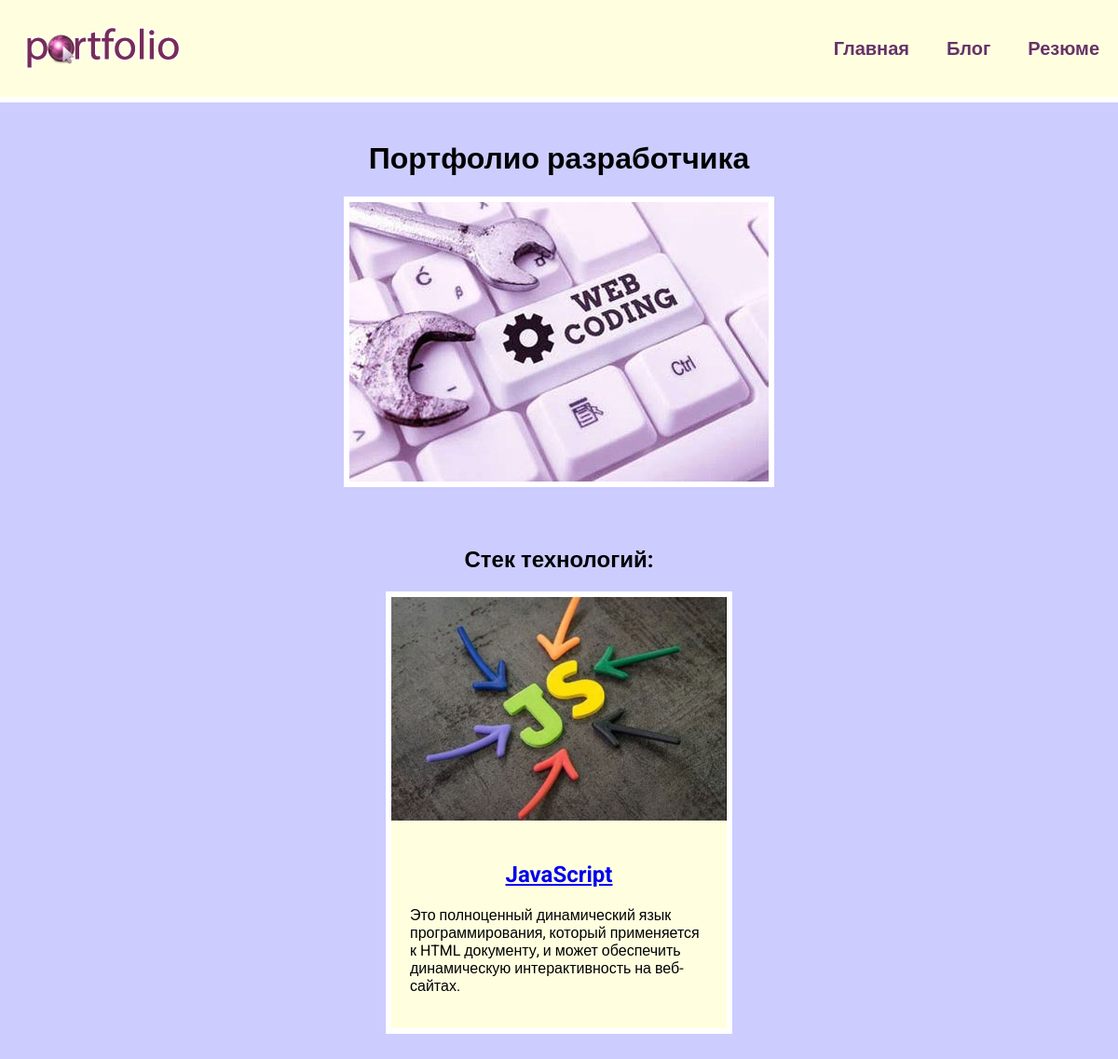
The app's page /, older data.
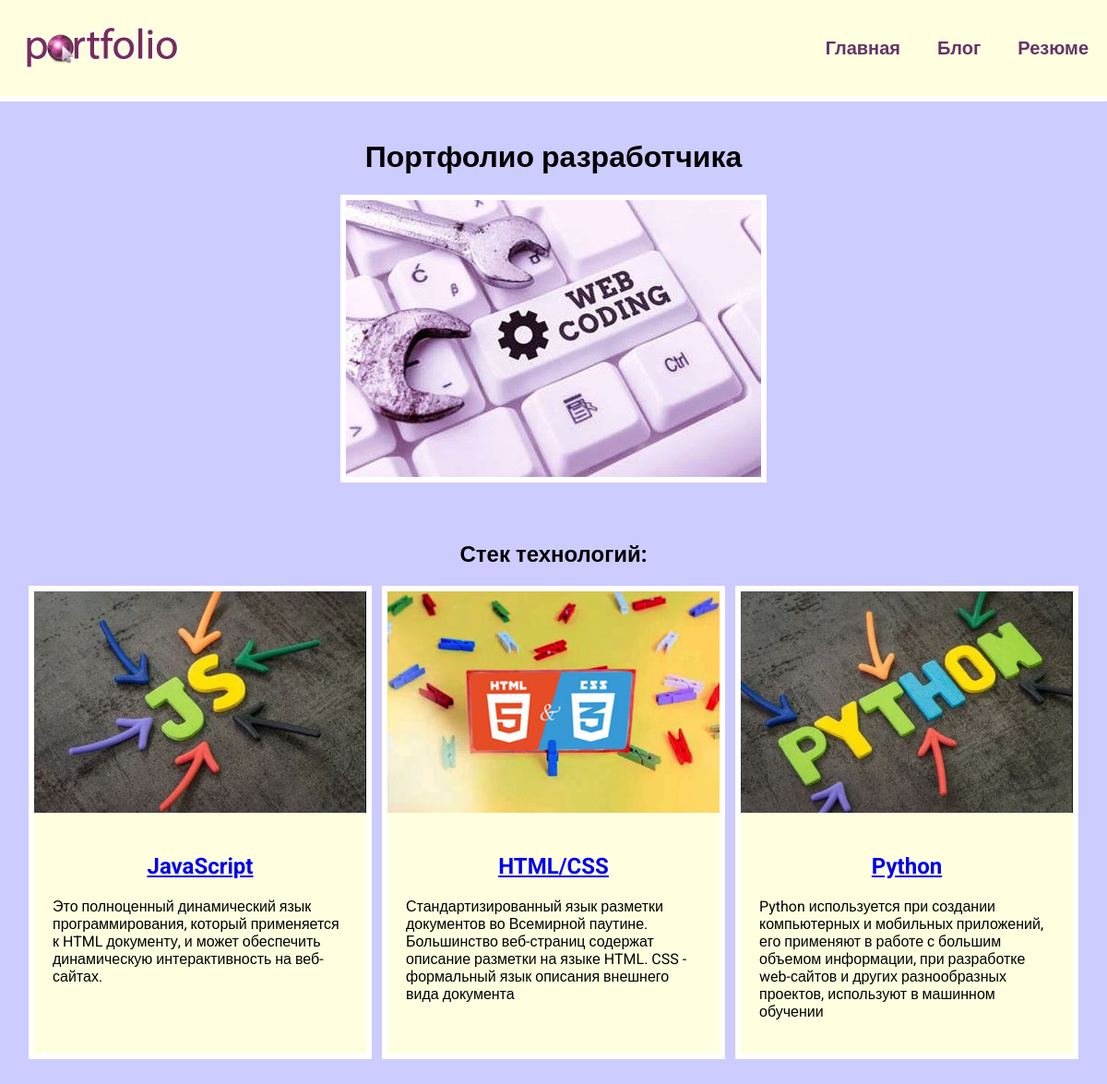
The same page, newer data.
### skills/models.py (models this page shows, shortened)
class Skills(models.Model):
    title = models.CharField(max_length=100)
    description = models.CharField(max_length=250)
    image = models.ImageField('skills/images/')
    url = models.URLField(blank = True)

### skills/views.py (the view)
# urls.py: path('', views.index, name='index'),
def index(request):
    projects = Skills.objects.all()
    return render(request, 'skills/index.html', {'projects':projects})

### skills/templates/skills/index.html
{% extends 'skills/base.html' %}
{% load static %}
{% block content %}
<h1>Портфолио разработчика</h1>
<div class="img">
    <img src="{% static 'skills/wc.jpg' %}" alt="">
</div>
<h2>Стек технологий: </h2>
<div class="block">
    {% for i in projects %}
    <div class="element">
        <div><img src="{{ i.image.url }}" alt=""></div>
        <div class="text">
            <h2>
                <a href="{{ i.url }}" target="_blank">{{ i.title }}</a>
            </h2>
            <p>{{ i.description }}</p>
        </div>
    </div>
    {% endfor %}
</div>
{% endblock %}

Row changes from the older to the newer data that the page shows:
added Skills: image (picture), title "HTML/CSS", description "Стандартизированный язык разметки документов во Всемирной паутине. Большинство веб-страниц содержат описание разметки на языке HTML. CSS - формальный язык описания внешнего вида документа"
added Skills: image (picture), title "Python", description "Python используется при создании компьютерных и мобильных приложений, его применяют в работе с большим объемом информации, при разработке web-сайтов и других разнообразных проектов, используют в машинном обучении"
